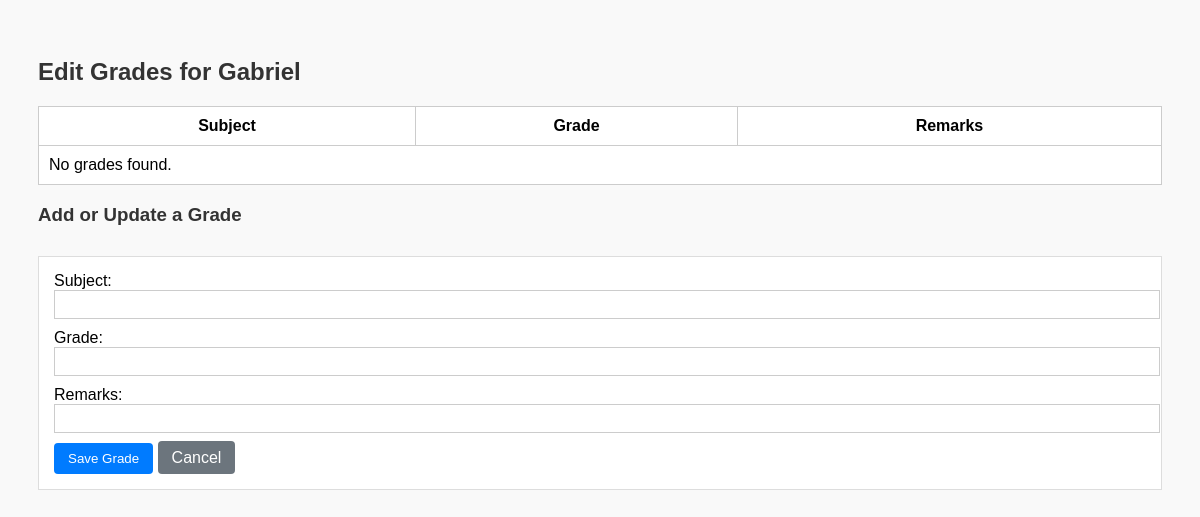
The page /Registrar/pages/edit_grades.php?student_id=1007 on the database as committed earlier.
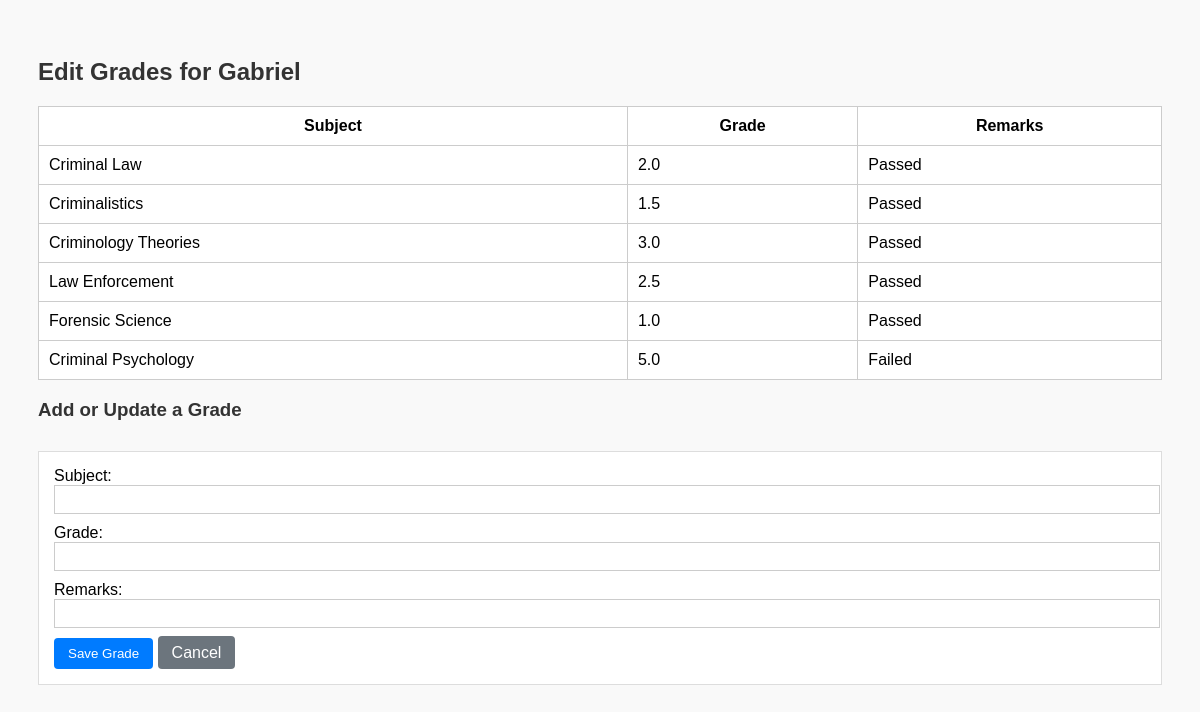
The same page on the database as committed later.
### tables this page shows
CREATE TABLE `student_grades` (
  `id` int(11) NOT NULL,
  `student_id` int(11) NOT NULL,
  `subject` varchar(100) NOT NULL,
  `grade` varchar(10) DEFAULT NULL,
  `remarks` varchar(50) DEFAULT NULL,
  `school_year` int(255) NOT NULL,
  `semester` varchar(255) NOT NULL
);

### Registrar/pages/edit_grades.php (the view, shortened to what this page needs)
<?php
$servername = "localhost";
$username = "root";
$password = "";
$dbname = "iscpdb";
$conn = new mysqli($servername, $username, $password, $dbname);
$student_id = isset($_GET['student_id']) ? intval($_GET['student_id']) : 0;
$student = null;
$stmt = $conn->prepare("SELECT full_name FROM tbladmission_addstudent WHERE Admission_ID = ?");
$stmt->bind_param("i", $student_id);
$stmt->execute();
$result = $stmt->get_result();
if ($result->num_rows > 0) {
    $student = $result->fetch_assoc();
} else {
    die("Student not found.");
}
$grades = [];
$grade_stmt = $conn->prepare("SELECT * FROM student_grades WHERE student_id = ?");
$grade_stmt->bind_param("i", $student_id);
$grade_stmt->execute();
$grade_result = $grade_stmt->get_result();
while ($row = $grade_result->fetch_assoc()) {
    $grades[] = $row;
}
?>
<!DOCTYPE html>
<html>
<head>
</head>
<body>
<h2>Edit Grades for <?= htmlspecialchars($student['full_name']) ?></h2>
<table>
    <tr>
        <th>Subject</th>
        <th>Grade</th>
        <th>Remarks</th>
    </tr>
    <?php if (!empty($grades)): ?>
        <?php foreach ($grades as $g): ?>
            <tr>
                <td><?= htmlspecialchars($g['subject']) ?></td>
                <td><?= $g['grade'] ?></td>
                <td><?= htmlspecialchars($g['remarks']) ?></td>
            </tr>
        <?php endforeach; ?>
    <?php else: ?>
        <tr><td colspan="3">No grades found.</td></tr>
    <?php endif; ?>
</table>
<h3>Add or Update a Grade</h3>
<form method="POST">
    <label>Subject:</label>
    <input type="text" name="subject" required>
    <label>Grade:</label>
    <input type="number" name="grade" step="0.01" required>
    <label>Remarks:</label>
    <input type="text" name="remarks">
    <button type="submit">Save Grade</button>
    <a class="cancel" href="/International-State-College-of-the-Philippines/Registrar/registrar.php?page=grades_transcripts">Cancel</a>
</form>
</body>
</html>

Rows that differ between the two databases and show on the page:
added student_grades: subject "Criminal Law", grade "2.0", remarks "Passed"
added student_grades: subject "Criminalistics", grade "1.5", remarks "Passed"
added student_grades: subject "Criminology Theories", grade "3.0", remarks "Passed"
added student_grades: subject "Law Enforcement", grade "2.5", remarks "Passed"
added student_grades: subject "Forensic Science", grade "1.0", remarks "Passed"
added student_grades: subject "Criminal Psychology", grade "5.0", remarks "Failed"
Other text that changed with them:
text no longer shown: "No grades found."
